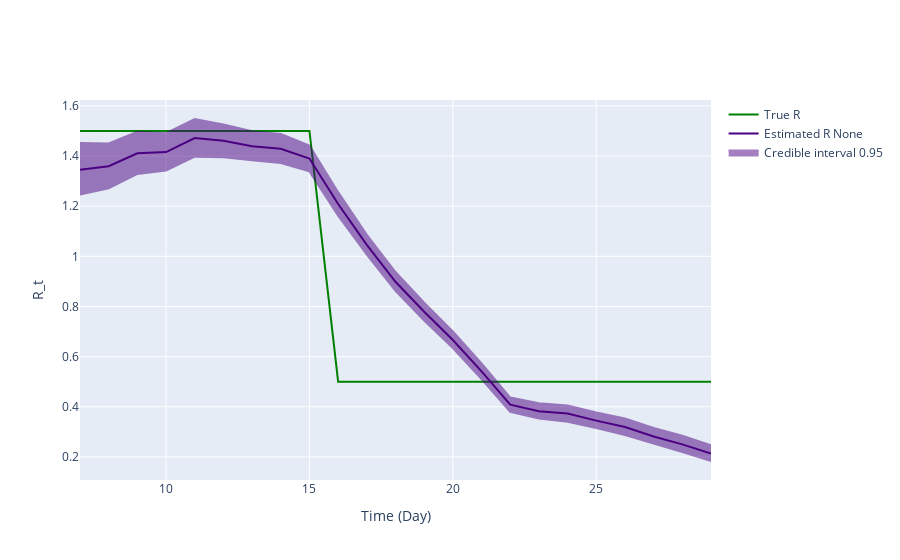

Here is the notebook cell this chart was saved with:
### Markdown cell above
## Inference plot using class method results

### Code cell
fig = ReproductionNumberPlot()

fig.add_ground_truth_rt(ground_truth)
fig.add_interval_rt(new_intervals)

fig.update_labels(time_label='Time (Day)', r_label='R_t')

fig.show_figure()

### Figure 1 — Plotly figure (JSON) as saved in the notebook; plotly's stock layout.template omitted (floating-point values rounded to 4 significant figures)
{"data": [{"line": {"color": "green"}, "mode": "lines", "name": "True R", "type": "scatter", "x": [7, 8, 9, 10, 11, 12, 13, 14, 15, 16, 17, 18, 19, 20, 21, 22, 23, 24, 25, 26, 27, 28, 29], "y": [1.5, 1.5, 1.5, 1.5, 1.5, 1.5, 1.5, 1.5, 1.5, 0.5, 0.5, 0.5, 0.5, 0.5, 0.5, 0.5, 0.5, 0.5, 0.5, 0.5, 0.5, 0.5, 0.5]}, {"line": {"color": "indigo"}, "mode": "lines", "name": "Estimated R None", "type": "scatter", "x": [7, 8, 9, 10, 11, 12, 13, 14, 15, 16, 17, 18, 19, 20, 21, 22, 23, 24, 25, 26, 27, 28, 29], "y": [1.345, 1.359, 1.411, 1.416, 1.472, 1.461, 1.439, 1.429, 1.39, 1.209, 1.045, 0.8986, 0.7788, 0.6662, 0.541, 0.4083, 0.3823, 0.373, 0.345, 0.3193, 0.2818, 0.2502, 0.2141]}, {"fill": "toself", "fillcolor": "indigo", "line": {"color": "indigo"}, "mode": "lines", "name": "Credible interval 0.95", "opacity": 0.5, "showlegend": true, "type": "scatter", "x": [7, 8, 9, 10, 11, 12, 13, 14, 15, 16, 17, 18, 19, 20, 21, 22, 23, 24, 25, 26, 27, 28, 29, 29, 28, 27, 26, 25, 24, 23, 22, 21, 20, 19, 18, 17, 16, 15, 14, 13, 12, 11, 10, 9, 8, 7], "y": [1.452, 1.45, 1.496, 1.491, 1.547, 1.526, 1.499, 1.487, 1.441, 1.256, 1.085, 0.9375, 0.8155, 0.7006, 0.5727, 0.4368, 0.414, 0.4054, 0.3771, 0.3531, 0.316, 0.2845, 0.2465, 0.184, 0.22, 0.2522, 0.2874, 0.315, 0.3408, 0.3538, 0.3796, 0.5104, 0.6342, 0.7438, 0.8624, 1.007, 1.162, 1.339, 1.372, 1.383, 1.395, 1.397, 1.342, 1.328, 1.272, 1.246]}], "layout": {"hovermode": "x unified", "xaxis": {"title": {"text": "Time (Day)"}}, "yaxis": {"title": {"text": "R_t"}}}}
